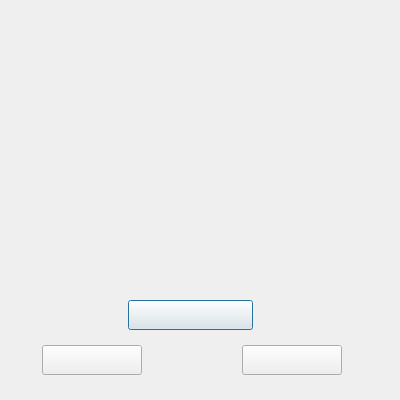
<?xml version="1.0" encoding="UTF-8"?>
<ui version="4.0">
 <class>UnlockSimpleOppositeCheckClass</class>
 <widget class="QDialog" name="UnlockSimpleOppositeCheckClass">
  <property name="geometry">
   <rect>
    <x>0</x>
    <y>0</y>
    <width>400</width>
    <height>400</height>
   </rect>
  </property>
  <property name="windowTitle">
   <string>解密信息</string>
  </property>
  <property name="windowIcon">
   <iconset resource="Lock.qrc">
    <normaloff>:/icon/mainicon/picture_lock/icon/icon_main_mainwindow.png</normaloff>:/icon/mainicon/picture_lock/icon/icon_main_mainwindow.png</iconset>
  </property>
  <property name="windowOpacity">
   <double>5.000000000000000</double>
  </property>
  <widget class="QLabel" name="label_show_1">
   <property name="geometry">
    <rect>
     <x>155</x>
     <y>84</y>
     <width>190</width>
     <height>12</height>
    </rect>
   </property>
   <property name="text">
    <string/>
   </property>
  </widget>
  <widget class="QLabel" name="label_show_2">
   <property name="geometry">
    <rect>
     <x>155</x>
     <y>126</y>
     <width>190</width>
     <height>12</height>
    </rect>
   </property>
   <property name="text">
    <string/>
   </property>
  </widget>
  <widget class="QLabel" name="label_show_3">
   <property name="geometry">
    <rect>
     <x>155</x>
     <y>167</y>
     <width>190</width>
     <height>12</height>
    </rect>
   </property>
   <property name="text">
    <string/>
   </property>
  </widget>
  <widget class="QLabel" name="label_show_4">
   <property name="geometry">
    <rect>
     <x>155</x>
     <y>208</y>
     <width>190</width>
     <height>12</height>
    </rect>
   </property>
   <property name="text">
    <string/>
   </property>
  </widget>
  <widget class="QLabel" name="label_show_5">
   <property name="geometry">
    <rect>
     <x>155</x>
     <y>249</y>
     <width>190</width>
     <height>12</height>
    </rect>
   </property>
   <property name="text">
    <string/>
   </property>
  </widget>
  <widget class="QPushButton" name="pushButton_import">
   <property name="geometry">
    <rect>
     <x>128</x>
     <y>300</y>
     <width>125</width>
     <height>30</height>
    </rect>
   </property>
   <property name="styleSheet">
    <string notr="true">border-image: url(:/icon/mainicon/picture_lock/icon/lock_button_normal_4.png);
border-image: url(:/icon/mainicon/picture_lock/icon/lock_button_pressed_4.png);</string>
   </property>
   <property name="text">
    <string/>
   </property>
  </widget>
  <widget class="QPushButton" name="pushButton_apply">
   <property name="geometry">
    <rect>
     <x>42</x>
     <y>345</y>
     <width>100</width>
     <height>30</height>
    </rect>
   </property>
   <property name="styleSheet">
    <string notr="true">border-image: url(:/icon/mainicon/picture_lock/icon/lock_button_normal_5.png);
border-image: url(:/icon/mainicon/picture_lock/icon/lock_button_pressed_5.png);</string>
   </property>
   <property name="text">
    <string/>
   </property>
  </widget>
  <widget class="QPushButton" name="pushButton_cancel">
   <property name="geometry">
    <rect>
     <x>242</x>
     <y>345</y>
     <width>100</width>
     <height>30</height>
    </rect>
   </property>
   <property name="styleSheet">
    <string notr="true">border-image: url(:/icon/mainicon/picture_lock/icon/lock_button_normal_6.png);
border-image: url(:/icon/mainicon/picture_lock/icon/lock_button_pressed_6.png);</string>
   </property>
   <property name="text">
    <string/>
   </property>
  </widget>
 </widget>
 <resources>
  <include location="Lock.qrc"/>
 </resources>
 <connections/>
</ui>
